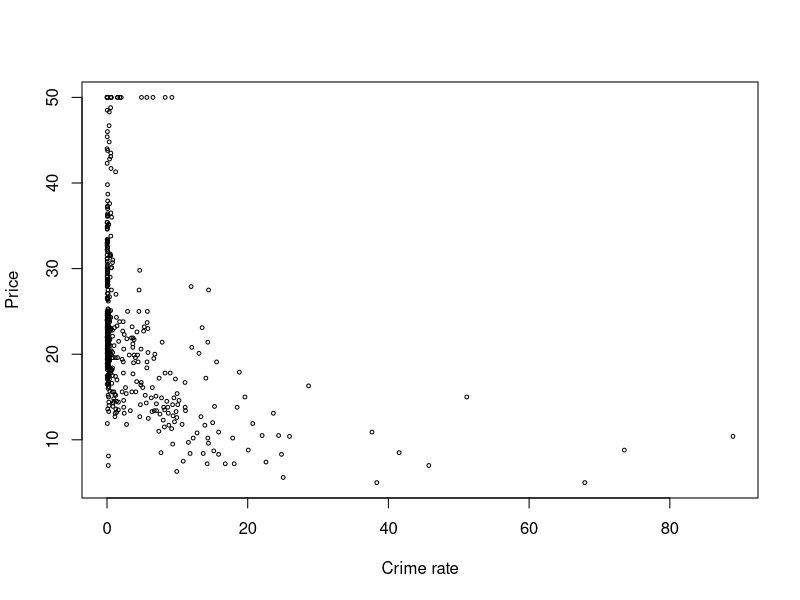
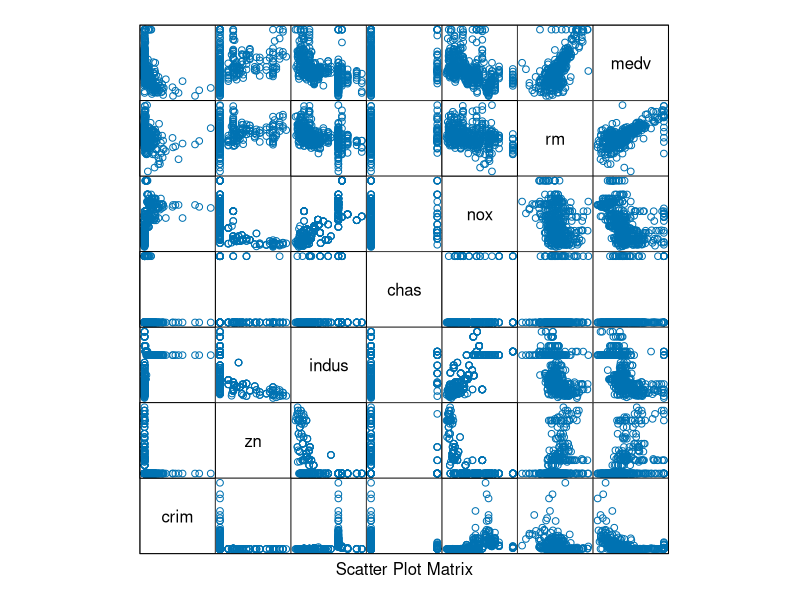
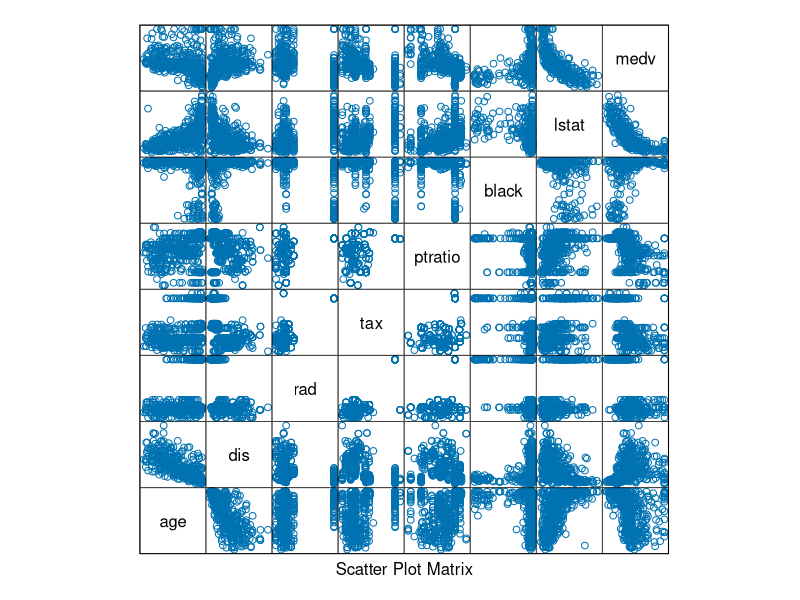
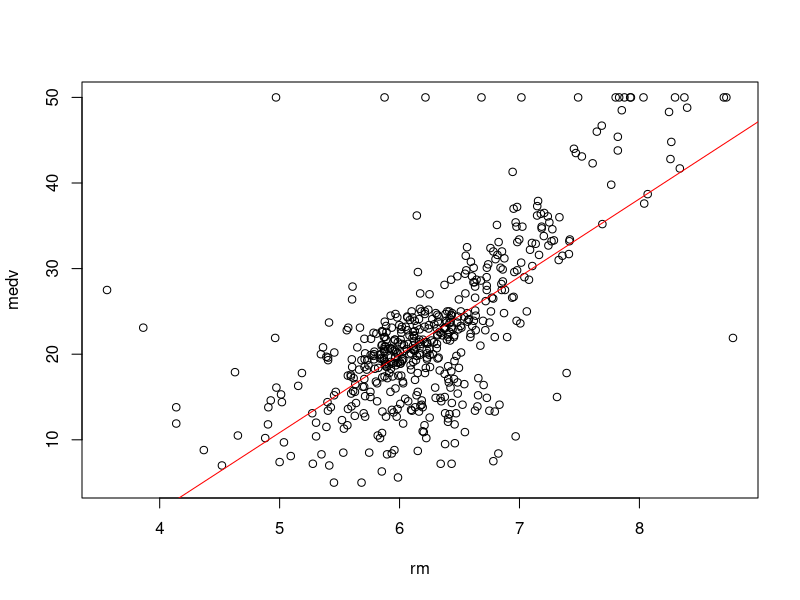
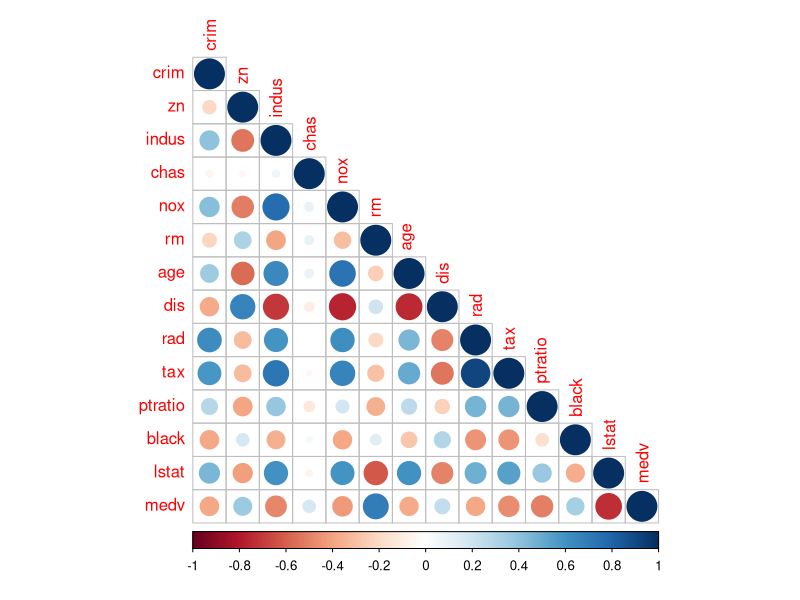
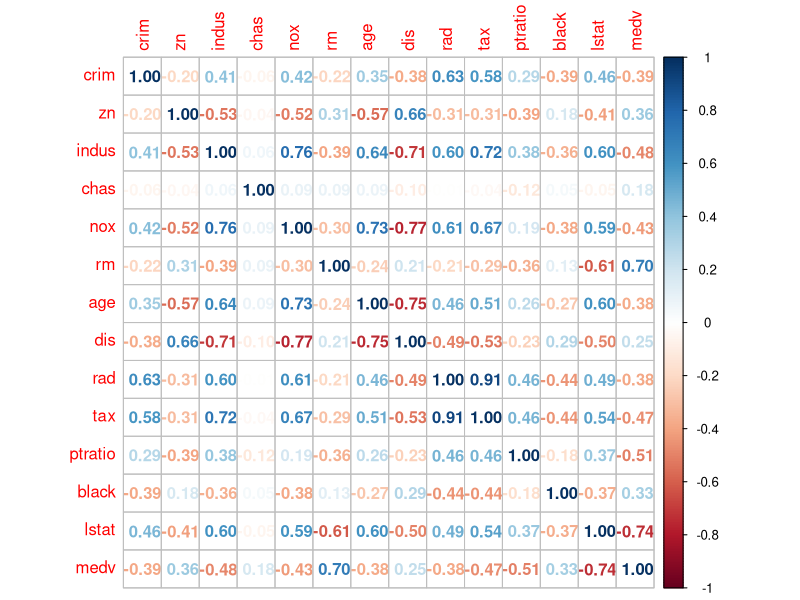
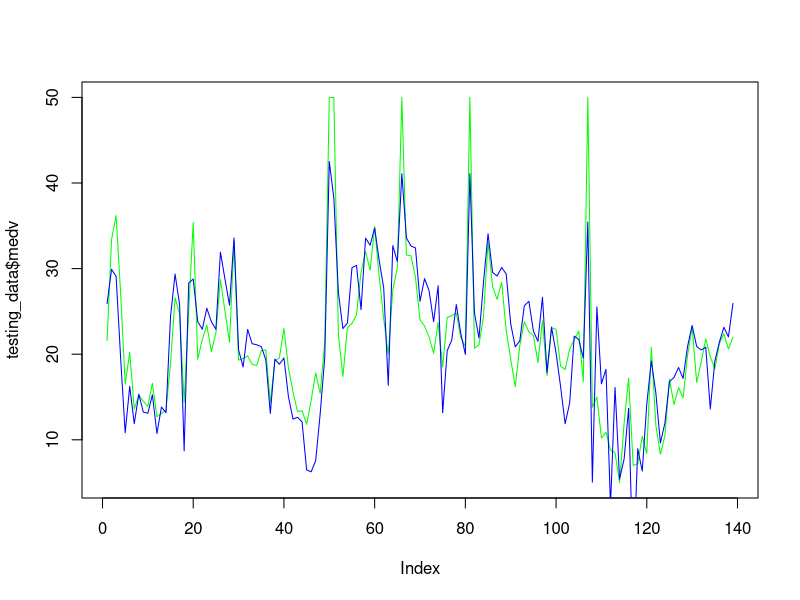
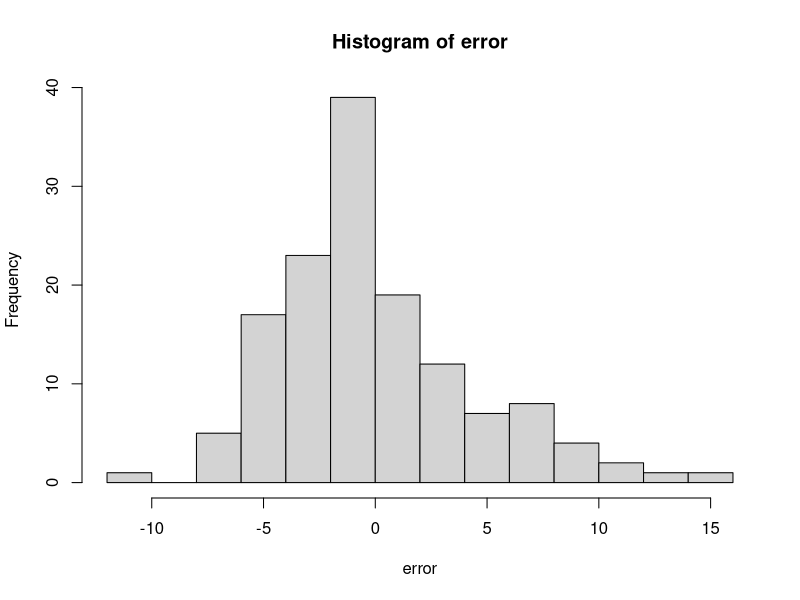

Source code (R) for these figures, in order: (Note: this script raises an error after producing the figures.)
# Load the data into R :

library(MASS)
data("Boston")
View(Boston)


# For data description :

? Boston

# We will split the data into training and testing sets :

set.seed(2)
#installed.packages("caTools")
library(caTools)  # sample.split function is present in this package
Split <- sample.split(Boston$medv , SplitRatio = 0.7)
Split

training_data <- subset(Boston , Split == "TRUE")
testing_data <- subset(Boston , Split == "FALSE")

# To view the correlation of variables :

plot(Boston$crim , Boston$medv , cex = 0.5 , xlab = "Crime rate" , ylab = "Price")

# Check correlation :

cr <- cor(Boston)
cr

# Creating scatterplot matrix :

attach(Boston)
library(lattice)
#? lattice
splom(~Boston[c(1:6,14)],groups = NULL , data = Boston, axis.line.tck = 0 , axis.text.alpha = 0)

splom(~Boston[c(7:14)], groups = NULL , data = Boston , axis.line.tck = 0 , axis.text.alpha = 0)

# Studying rm and medv :

plot(rm , medv)
abline(lm(medv~rm), col = "red") # Regression fit line

# We can use corrplot to visualise :

library(corrplot)

corrplot(cr , type = "lower")
corrplot(cr , method = "number")

# Finding Multicollinearity :
#installed.packages("caret")

library(caret)

# To exclude medv( output ) :
Boston_a = subset(Boston , select = -c(medv))
Boston_a

numericData <-  Boston_a[sapply(Boston_a, is.numeric)]
numericData

descrcor <- cor(numericData)
descrcor

#Varience Inflation Factor (vif) :

#installed.packages("car")

library(car)

model <- lm(medv~., data = training_data)
model

vif(model)

# Now to create the model we will use all columns :

model <- lm(medv~. , data = training_data)
model

# For description of the model :
summary(model)

# Model creation after removing zn :

model <- lm(medv~ crim + indus + chas + nox + rm + age + dis +tax + rad + ptratio + black + lstat , data = training_data )
model
summary(model)

# Model after removing indus and age :
model <- lm(medv~ crim + chas + nox + rm + dis +tax + rad + ptratio + black + lstat , data = training_data )
model
summary(model)

# Now we can use this model to predict the output of test set :

predic <- predict(model , testing_data)
predic

# Compare Actual and Predicted :

actual_predicted <- data.frame(testing_data$medv , predic)
View(actual_predicted)

# To compare predicted values and actual values , we can use plots :

plot(testing_data$medv , type = "l" , lty = 1.8 , col = "green")
lines(predic , type =  "l" , lty = 1.8 , col = "blue")

# Accuracy :
error <- testing_data$medv - predic
#error

MAPE <- mean(abs (error /testing_data$medv))*100
MAPE

MSE <- mean(error*error)
MSE

RMSE <- sqrt(MSE)
RMSE

MAE <- mean(abs(error))
MAE

mean(error) # this is equal to zero

#hist(error  ,  breaks=20)
hist(error)

summary(predic)
summary(model)
.............END.........................................
